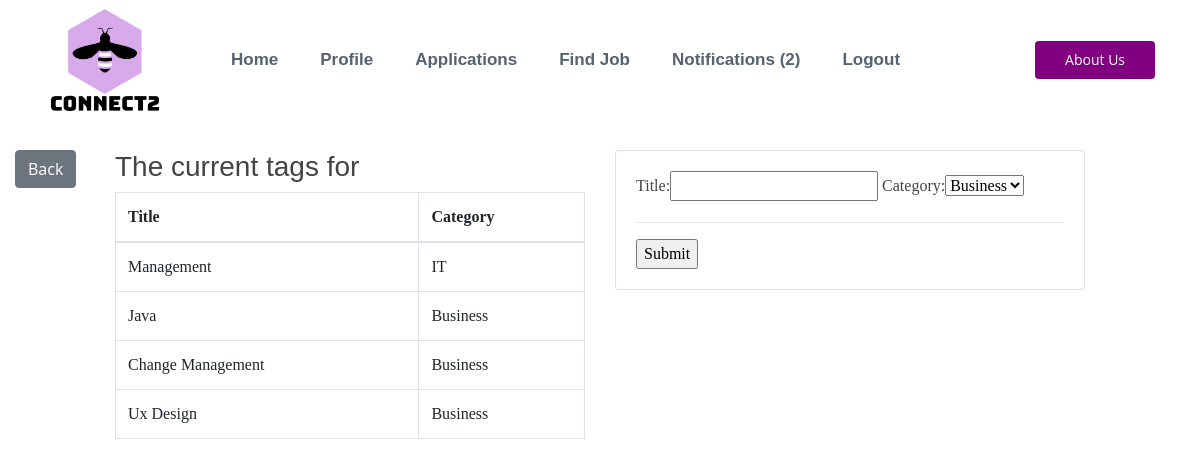
/createtag/ (signed in), run on the app's committed database.
### account/models.py (models this page shows)
class PersonTag(models.Model):
    areas = (
        ('Business', 'Business'),
        ('IT', 'IT'),
        ('Retail', 'Retail'),
    )
    employee = models.ForeignKey(
        Employee, null=True, on_delete=models.CASCADE)
    title = title = models.CharField(max_length=200, blank=True)
    category = models.CharField(
        max_length=200, choices=areas, default='Business')

### employee/views.py (the view, shortened to what this page needs)
# urls.py: path('createtag/', createTag, name='createtag'),
def createTag(request):
    form = TagForm()
    employee = Employee.objects.get(user=request.user)
    tags = employee.persontag_set.all()
    skills = employee.employeeskill_set.all()
    experiences = employee.experience_set.all()
    context = {'employee': employee, 'tags': tags,
               'experiences': experiences, }
    context = {'form': form, 'employee': employee, 'tags': tags,
               'experiences': experiences}
    return render(request, 'employee/tag_form.html', context)

### employee/forms.py
class TagForm(ModelForm):
    class Meta:
        model = PersonTag
        fields = ('title',  'category')

### notifications/context_processors.py (called while the page is built)
def notifications(request):
    if request.user.is_authenticated:
        return {'notifications': request.user.notifications.filter(is_read=False)}
    else:
        return {'notifications': []}

### employee/templates/employee/tag_form.html (shortened to what this page needs)
{% extends 'employee/core.html' %}
{% load static %}
{% block content %}
<div class="container-fluid">
    <div class="row">
        <div class="col-md-1">
            <a class="btn  btn-secondary" href="{% url 'employee-profile'  %}">Back</a>
        </div>
        <div class="col-md-10">
            <div class="row">
                <div class="col-md-6">
                    <h3>
                        The current tags for {{job.title}}
                    </h3>
                    <table class="table table-bordered">
                        <thead>
                            <tr>
                                <th>
                                    Title
                                </th>
                                <th>
                                    Category
                                </th>
                            </tr>
                        </thead>
                        <tbody>
                            {% for tag in tags %}
                            <tr>
                                <td>
                                    {{tag.title}}
                                </td>
                                <td>
                                    {{tag.category}}
                                </td>
                                {% endfor %}
                            </tr>
                        </tbody>
                    </table>
                </div>
                <div class="col-md-6">
                    <div class="card card-body">
                        <form action="" method="POST">
                            {{form}}
                            <hr>
                            <input type="submit" name="Submit">
                        </form>
                    </div>
                </div>
            </div>
        </div>
        <div class="col-md-1">
        </div>
    </div>
</div>
{% endblock %}

### static/core.css (style rules this page uses)
table { counter-reset: tableCount; font-family: Georgia; }
.card { font-family: Georgia; }
body { font-family: "Open Sans", sans-serif; color: #444444; }
a { color: #d9232d; }
h1, h2, h3, h4, h5, h6 { font-family: "Raleway", sans-serif; }

### data on the page
PersonTag: title "Management", category "IT"
PersonTag: title "Java", category "Business"
PersonTag: title "Change Management", category "Business"
PersonTag: title "Ux Design", category "Business"

### other printed values
{{ notifications.count }} "2"
